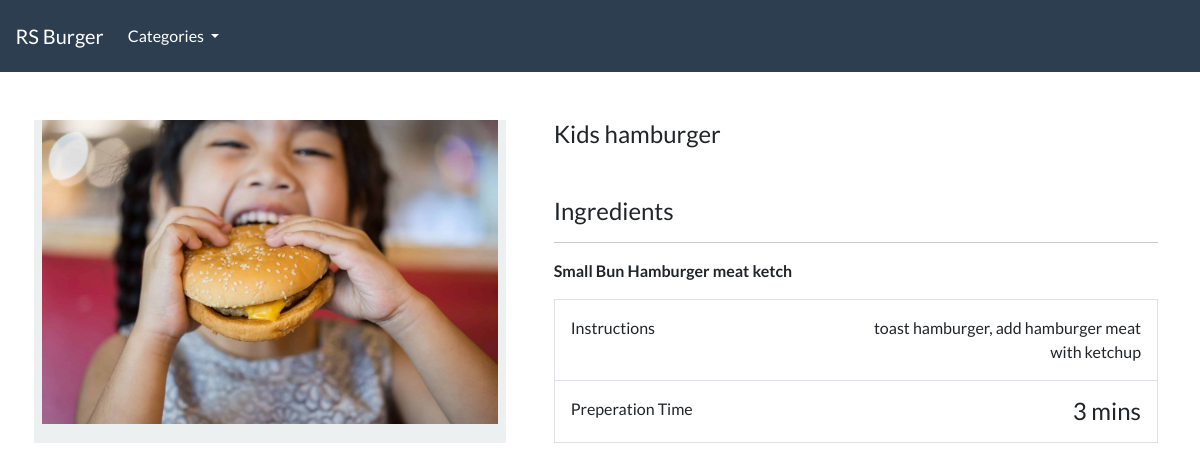
/product/kids-hamburger, run on the app's committed database.
### food/models.py (models this page shows, shortened)
class Product(models.Model):
    Category = models.ForeignKey(Category, related_name='product', on_delete=models.CASCADE, null=True)
    title = models.CharField(max_length= 250)
    slug = models.SlugField(max_length=250, unique=True)
    ingredients = models.TextField()
    instructions = models.TextField()
    prep_time = models.IntegerField(help_text='Preparation time in minutes')
    image = models.ImageField(upload_to='imagees/')
    class Meta:
        verbose_name_plural = 'Products'

### food/views.py (the view)
# urls.py: path('product/<slug:product_slug>', views.product_details, name='product-details'),
def product_details(request, product_slug):
    details = get_object_or_404(Product, slug=product_slug)
    product_details1 = {'productdetails': details}
    return render(request, 'food/product-details.html', product_details1)

### food/models.py (called while the page is built)
    def get_absolute_url(self):
        return reverse('list-category', args=[self.slug])

### food/views.py (called while the page is built)
def categories(request):
    all_categories = Category.objects.all()
    return {'all_categories': all_categories}

### food/templates/food/product-details.html (shortened to what this page needs)
{% extends "./base.html" %}
{% load static %}
{% block content %}
<div class="container">
    <main class="pt-5">
        <div class="row g-3">
            <div class="col-md-5 col-lg-5 order-md-first bg-light">
                <img class="img-fluid mx-auto d-block" alt="Product Image" src="{{ productdetails.image.url }}">
            </div>
            <div class="col-md-7 col-lg-7 ps-md-3 ps-lg-5">
                <h1 class="mb-0 h4">{{ productdetails.title }}</h1>
                <br>
                <br>
                <h2 class="mb-0 h4">Ingredients</h2>
                <hr>
                <strong>{{ productdetails.ingredients }}</strong>
                <br>
                <div class="border">
                    <div class="col border-bottom">
                        <div class="row p-3">
                            <div class="col-6"> Instructions </div>
                            <div class="col-6 text-end">{{productdetails.instructions}}</div>
                        </div>
                    </div>
                    <div class="col">
                        <div class="row p-3">
                            <div class="col-6"> Preperation Time </div>
                            <div class="col-6 text-end"><span class="h4 ">{{productdetails.prep_time}} mins</span></div>
                        </div>
                    </div>
                </div>
            </div>
        </div>
    </main>
    <br>
</div>
{% endblock %}

### data on the page
Product: image (picture), title "Kids hamburger", ingredients "Small Bun Hamburger meat ketch", instructions "toast hamburger, add hamburger meat with ketchup", prep_time "3"
